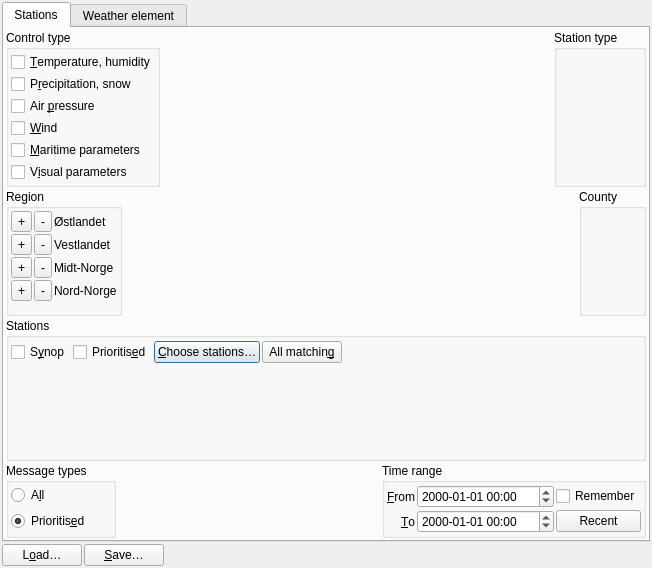
<?xml version="1.0" encoding="UTF-8"?>
<ui version="4.0">
 <class>ListDialog</class>
 <widget class="QDialog" name="ListDialog">
  <property name="geometry">
   <rect>
    <x>0</x>
    <y>0</y>
    <width>652</width>
    <height>568</height>
   </rect>
  </property>
  <property name="windowTitle">
   <string>Data selection HQC</string>
  </property>
  <layout class="QVBoxLayout" name="verticalLayout_6">
   <property name="spacing">
    <number>2</number>
   </property>
   <property name="margin">
    <number>2</number>
   </property>
   <item>
    <widget class="QTabWidget" name="tabWidget">
     <property name="currentIndex">
      <number>0</number>
     </property>
     <widget class="QWidget" name="tabStations">
      <attribute name="title">
       <string>Stations</string>
      </attribute>
      <layout class="QVBoxLayout" name="verticalLayout_3" stretch="0,0,1,0">
       <property name="spacing">
        <number>2</number>
       </property>
       <property name="sizeConstraint">
        <enum>QLayout::SetMinimumSize</enum>
       </property>
       <property name="margin">
        <number>2</number>
       </property>
       <item>
        <layout class="QHBoxLayout" name="typeLayout" stretch="0,1,0">
         <property name="sizeConstraint">
          <enum>QLayout::SetMinimumSize</enum>
         </property>
         <item>
          <widget class="QGroupBox" name="controlGroup">
           <property name="sizePolicy">
            <sizepolicy hsizetype="Minimum" vsizetype="Preferred">
             <horstretch>0</horstretch>
             <verstretch>0</verstretch>
            </sizepolicy>
           </property>
           <property name="title">
            <string>Control type</string>
           </property>
           <layout class="QVBoxLayout" name="controlLayout">
            <property name="spacing">
             <number>2</number>
            </property>
            <property name="sizeConstraint">
             <enum>QLayout::SetMinimumSize</enum>
            </property>
            <property name="margin">
             <number>2</number>
            </property>
            <item>
             <layout class="QVBoxLayout" name="typeBoxesLayout">
              <property name="spacing">
               <number>2</number>
              </property>
              <item>
               <widget class="QCheckBox" name="twiType">
                <property name="text">
                 <string>&amp;Temperature, humidity</string>
                </property>
               </widget>
              </item>
              <item>
               <widget class="QCheckBox" name="prcType">
                <property name="text">
                 <string>P&amp;recipitation, snow</string>
                </property>
               </widget>
              </item>
              <item>
               <widget class="QCheckBox" name="aprType">
                <property name="text">
                 <string>Air &amp;pressure</string>
                </property>
               </widget>
              </item>
              <item>
               <widget class="QCheckBox" name="winType">
                <property name="text">
                 <string>&amp;Wind</string>
                </property>
               </widget>
              </item>
              <item>
               <widget class="QCheckBox" name="marType">
                <property name="text">
                 <string>&amp;Maritime parameters</string>
                </property>
               </widget>
              </item>
              <item>
               <widget class="QCheckBox" name="visType">
                <property name="text">
                 <string>V&amp;isual parameters</string>
                </property>
               </widget>
              </item>
             </layout>
            </item>
           </layout>
          </widget>
         </item>
         <item>
          <spacer name="horizontalSpacer_5">
           <property name="orientation">
            <enum>Qt::Horizontal</enum>
           </property>
           <property name="sizeHint" stdset="0">
            <size>
             <width>2</width>
             <height>20</height>
            </size>
           </property>
          </spacer>
         </item>
         <item>
          <widget class="QGroupBox" name="stTyp">
           <property name="sizePolicy">
            <sizepolicy hsizetype="Preferred" vsizetype="MinimumExpanding">
             <horstretch>0</horstretch>
             <verstretch>0</verstretch>
            </sizepolicy>
           </property>
           <property name="title">
            <string>Station type</string>
           </property>
           <layout class="QGridLayout" name="gridLayout_2">
            <property name="sizeConstraint">
             <enum>QLayout::SetMinimumSize</enum>
            </property>
            <property name="margin">
             <number>2</number>
            </property>
            <property name="spacing">
             <number>2</number>
            </property>
            <item row="0" column="0">
             <layout class="QGridLayout" name="statSelLayout">
              <property name="sizeConstraint">
               <enum>QLayout::SetMinimumSize</enum>
              </property>
              <property name="spacing">
               <number>2</number>
              </property>
             </layout>
            </item>
           </layout>
          </widget>
         </item>
        </layout>
       </item>
       <item>
        <layout class="QHBoxLayout" name="horizontalLayout_2" stretch="0,1,0">
         <property name="spacing">
          <number>2</number>
         </property>
         <property name="sizeConstraint">
          <enum>QLayout::SetMinimumSize</enum>
         </property>
         <item>
          <widget class="QGroupBox" name="stRegion">
           <property name="sizePolicy">
            <sizepolicy hsizetype="Minimum" vsizetype="Preferred">
             <horstretch>0</horstretch>
             <verstretch>0</verstretch>
            </sizepolicy>
           </property>
           <property name="title">
            <string>Region</string>
           </property>
           <layout class="QGridLayout" name="gridLayout" columnstretch="0,0,1">
            <property name="sizeConstraint">
             <enum>QLayout::SetMinimumSize</enum>
            </property>
            <property name="margin">
             <number>2</number>
            </property>
            <property name="spacing">
             <number>2</number>
            </property>
            <item row="0" column="0">
             <widget class="QToolButton" name="regionEastAdd">
              <property name="toolTip">
               <string>Select all counties in Østlandet</string>
              </property>
              <property name="text">
               <string>+</string>
              </property>
              <property name="icon">
               <iconset theme="add">
                <normaloff/>
               </iconset>
              </property>
             </widget>
            </item>
            <item row="0" column="1">
             <widget class="QToolButton" name="regionEastRemove">
              <property name="toolTip">
               <string>Deselect all counties in Østlandet</string>
              </property>
              <property name="text">
               <string>-</string>
              </property>
              <property name="icon">
               <iconset theme="remove">
                <normaloff/>
               </iconset>
              </property>
             </widget>
            </item>
            <item row="0" column="2">
             <widget class="QLabel" name="regionEastLabel">
              <property name="text">
               <string>Østlandet</string>
              </property>
             </widget>
            </item>
            <item row="1" column="0">
             <widget class="QToolButton" name="regionWestAdd">
              <property name="toolTip">
               <string>Select all counties in Vestlandet</string>
              </property>
              <property name="text">
               <string>+</string>
              </property>
              <property name="icon">
               <iconset theme="add">
                <normaloff/>
               </iconset>
              </property>
             </widget>
            </item>
            <item row="1" column="1">
             <widget class="QToolButton" name="regionWestRemove">
              <property name="toolTip">
               <string>Deselect all counties in Vestlandet</string>
              </property>
              <property name="text">
               <string>-</string>
              </property>
              <property name="icon">
               <iconset theme="remove">
                <normaloff/>
               </iconset>
              </property>
             </widget>
            </item>
            <item row="1" column="2">
             <widget class="QLabel" name="regionWestLabel">
              <property name="text">
               <string>Vestlandet</string>
              </property>
             </widget>
            </item>
            <item row="2" column="0">
             <widget class="QToolButton" name="regionMidAdd">
              <property name="toolTip">
               <string>Select all counties in Trøndelag</string>
              </property>
              <property name="text">
               <string>+</string>
              </property>
              <property name="icon">
               <iconset theme="add">
                <normaloff/>
               </iconset>
              </property>
             </widget>
            </item>
            <item row="2" column="1">
             <widget class="QToolButton" name="regionMidRemove">
              <property name="toolTip">
               <string>Deselect all counties in Trøndelag</string>
              </property>
              <property name="text">
               <string>-</string>
              </property>
              <property name="icon">
               <iconset theme="remove">
                <normaloff/>
               </iconset>
              </property>
             </widget>
            </item>
            <item row="2" column="2">
             <widget class="QLabel" name="regionMidLabel">
              <property name="text">
               <string>Midt-Norge</string>
              </property>
             </widget>
            </item>
            <item row="3" column="0">
             <widget class="QToolButton" name="regionNorthAdd">
              <property name="toolTip">
               <string>Select all counties in Nord-Norge</string>
              </property>
              <property name="text">
               <string>+</string>
              </property>
              <property name="icon">
               <iconset theme="add">
                <normaloff/>
               </iconset>
              </property>
             </widget>
            </item>
            <item row="3" column="1">
             <widget class="QToolButton" name="regionNorthRemove">
              <property name="toolTip">
               <string>Deselect all counties in Nord-Norge</string>
              </property>
              <property name="text">
               <string>-</string>
              </property>
              <property name="icon">
               <iconset theme="remove">
                <normaloff/>
               </iconset>
              </property>
             </widget>
            </item>
            <item row="3" column="2">
             <widget class="QLabel" name="regionNorthLabel">
              <property name="text">
               <string>Nord-Norge</string>
              </property>
             </widget>
            </item>
            <item row="4" column="0">
             <spacer name="verticalSpacer">
              <property name="orientation">
               <enum>Qt::Vertical</enum>
              </property>
              <property name="sizeHint" stdset="0">
               <size>
                <width>20</width>
                <height>10</height>
               </size>
              </property>
             </spacer>
            </item>
           </layout>
          </widget>
         </item>
         <item>
          <spacer name="horizontalSpacer_4">
           <property name="orientation">
            <enum>Qt::Horizontal</enum>
           </property>
           <property name="sizeHint" stdset="0">
            <size>
             <width>2</width>
             <height>20</height>
            </size>
           </property>
          </spacer>
         </item>
         <item>
          <widget class="QGroupBox" name="stCounty">
           <property name="sizePolicy">
            <sizepolicy hsizetype="Preferred" vsizetype="MinimumExpanding">
             <horstretch>0</horstretch>
             <verstretch>0</verstretch>
            </sizepolicy>
           </property>
           <property name="title">
            <string>County</string>
           </property>
           <layout class="QGridLayout" name="gridLayout_3">
            <property name="sizeConstraint">
             <enum>QLayout::SetMinimumSize</enum>
            </property>
            <property name="margin">
             <number>2</number>
            </property>
            <property name="spacing">
             <number>2</number>
            </property>
            <item row="0" column="0">
             <layout class="QGridLayout" name="statCountyLayout">
              <property name="sizeConstraint">
               <enum>QLayout::SetMinimumSize</enum>
              </property>
              <property name="spacing">
               <number>2</number>
              </property>
             </layout>
            </item>
           </layout>
          </widget>
         </item>
        </layout>
       </item>
       <item>
        <widget class="QGroupBox" name="stationGroup">
         <property name="sizePolicy">
          <sizepolicy hsizetype="Preferred" vsizetype="Minimum">
           <horstretch>0</horstretch>
           <verstretch>0</verstretch>
          </sizepolicy>
         </property>
         <property name="title">
          <string>Stations</string>
         </property>
         <layout class="QVBoxLayout" name="verticalLayout" stretch="0,1">
          <property name="spacing">
           <number>2</number>
          </property>
          <property name="sizeConstraint">
           <enum>QLayout::SetMinimumSize</enum>
          </property>
          <property name="margin">
           <number>2</number>
          </property>
          <item>
           <layout class="QHBoxLayout" name="horizontalLayout" stretch="0,0,0,0,1">
            <property name="spacing">
             <number>2</number>
            </property>
            <property name="sizeConstraint">
             <enum>QLayout::SetMinimumSize</enum>
            </property>
            <item>
             <widget class="QCheckBox" name="webReg">
              <property name="text">
               <string>S&amp;ynop</string>
              </property>
             </widget>
            </item>
            <item>
             <widget class="QCheckBox" name="priReg">
              <property name="text">
               <string>Prioritis&amp;ed</string>
              </property>
             </widget>
            </item>
            <item>
             <widget class="QPushButton" name="stationSelect">
              <property name="text">
               <string>&amp;Choose stations…</string>
              </property>
             </widget>
            </item>
            <item>
             <widget class="QPushButton" name="stationSelectAll">
              <property name="text">
               <string>All matchin&amp;g</string>
              </property>
             </widget>
            </item>
            <item>
             <spacer name="horizontalSpacer_3">
              <property name="orientation">
               <enum>Qt::Horizontal</enum>
              </property>
              <property name="sizeHint" stdset="0">
               <size>
                <width>0</width>
                <height>24</height>
               </size>
              </property>
             </spacer>
            </item>
           </layout>
          </item>
          <item>
           <widget class="Q3ListBox" name="stationNames">
            <property name="sizePolicy">
             <sizepolicy hsizetype="Expanding" vsizetype="MinimumExpanding">
              <horstretch>0</horstretch>
              <verstretch>0</verstretch>
             </sizepolicy>
            </property>
           </widget>
          </item>
         </layout>
        </widget>
       </item>
       <item>
        <layout class="QHBoxLayout" name="timeMessageLayout">
         <item>
          <widget class="QGroupBox" name="typeGroup">
           <property name="title">
            <string>Message types</string>
           </property>
           <layout class="QVBoxLayout" name="verticalLayout_7">
            <property name="sizeConstraint">
             <enum>QLayout::SetMinimumSize</enum>
            </property>
            <property name="margin">
             <number>2</number>
            </property>
            <item>
             <widget class="QRadioButton" name="allTypes">
              <property name="text">
               <string>A&amp;ll</string>
              </property>
             </widget>
            </item>
            <item>
             <widget class="QRadioButton" name="priTypes">
              <property name="text">
               <string>Prioritis&amp;ed</string>
              </property>
              <property name="checked">
               <bool>true</bool>
              </property>
             </widget>
            </item>
           </layout>
          </widget>
         </item>
         <item>
          <spacer name="horizontalSpacer_2">
           <property name="orientation">
            <enum>Qt::Horizontal</enum>
           </property>
           <property name="sizeHint" stdset="0">
            <size>
             <width>0</width>
             <height>20</height>
            </size>
           </property>
          </spacer>
         </item>
         <item>
          <widget class="QGroupBox" name="timeGroup">
           <property name="title">
            <string>Time range</string>
           </property>
           <layout class="QGridLayout" name="gridLayout_4" columnstretch="0,1,0" columnminimumwidth="1,0,1">
            <property name="margin">
             <number>2</number>
            </property>
            <property name="spacing">
             <number>2</number>
            </property>
            <item row="0" column="0">
             <widget class="QLabel" name="labelFrom">
              <property name="text">
               <string>&amp;From</string>
              </property>
              <property name="alignment">
               <set>Qt::AlignRight|Qt::AlignTrailing|Qt::AlignVCenter</set>
              </property>
              <property name="buddy">
               <cstring>fromTime</cstring>
              </property>
             </widget>
            </item>
            <item row="0" column="1">
             <widget class="MiDateTimeEdit" name="fromTime">
              <property name="displayFormat">
               <string>yyyy-MM-dd hh:mm</string>
              </property>
             </widget>
            </item>
            <item row="0" column="2">
             <widget class="QCheckBox" name="checkRememberTimes">
              <property name="toolTip">
               <string>Remember the chosen time span.</string>
              </property>
              <property name="text">
               <string>Remember</string>
              </property>
             </widget>
            </item>
            <item row="1" column="0">
             <widget class="QLabel" name="labelTo">
              <property name="text">
               <string>&amp;To</string>
              </property>
              <property name="alignment">
               <set>Qt::AlignRight|Qt::AlignTrailing|Qt::AlignVCenter</set>
              </property>
              <property name="buddy">
               <cstring>toTime</cstring>
              </property>
             </widget>
            </item>
            <item row="1" column="1">
             <widget class="MiDateTimeEdit" name="toTime">
              <property name="displayFormat">
               <string>yyyy-MM-dd hh:mm</string>
              </property>
             </widget>
            </item>
            <item row="1" column="2">
             <widget class="QPushButton" name="buttonDefaultTime">
              <property name="toolTip">
               <string>Sets the time range to cover approximately the last 2 days.</string>
              </property>
              <property name="text">
               <string>Recent</string>
              </property>
             </widget>
            </item>
           </layout>
          </widget>
         </item>
        </layout>
       </item>
      </layout>
     </widget>
     <widget class="QWidget" name="tabParameters">
      <attribute name="title">
       <string>Weather element</string>
      </attribute>
      <layout class="QHBoxLayout" name="horizontalLayout_4" stretch="1,0,1">
       <property name="spacing">
        <number>2</number>
       </property>
       <property name="sizeConstraint">
        <enum>QLayout::SetMinimumSize</enum>
       </property>
       <property name="margin">
        <number>2</number>
       </property>
       <item>
        <widget class="QGroupBox" name="groupBox">
         <property name="sizePolicy">
          <sizepolicy hsizetype="MinimumExpanding" vsizetype="Preferred">
           <horstretch>0</horstretch>
           <verstretch>0</verstretch>
          </sizepolicy>
         </property>
         <property name="title">
          <string>Available</string>
         </property>
         <layout class="QVBoxLayout" name="verticalLayout_4" stretch="1,0">
          <property name="spacing">
           <number>2</number>
          </property>
          <property name="sizeConstraint">
           <enum>QLayout::SetMinimumSize</enum>
          </property>
          <property name="margin">
           <number>2</number>
          </property>
          <item>
           <widget class="QListView" name="listParamAvailable">
            <property name="sizePolicy">
             <sizepolicy hsizetype="MinimumExpanding" vsizetype="Expanding">
              <horstretch>0</horstretch>
              <verstretch>0</verstretch>
             </sizepolicy>
            </property>
            <property name="minimumSize">
             <size>
              <width>100</width>
              <height>0</height>
             </size>
            </property>
            <property name="selectionMode">
             <enum>QAbstractItemView::MultiSelection</enum>
            </property>
           </widget>
          </item>
          <item>
           <layout class="QHBoxLayout" name="horizontalLayout_5" stretch="0,1">
            <property name="spacing">
             <number>2</number>
            </property>
            <property name="sizeConstraint">
             <enum>QLayout::SetMinimumSize</enum>
            </property>
            <item>
             <widget class="QLabel" name="label">
              <property name="text">
               <string>Sho&amp;w only:</string>
              </property>
              <property name="buddy">
               <cstring>comboParamGroup</cstring>
              </property>
             </widget>
            </item>
            <item>
             <widget class="QComboBox" name="comboParamGroup"/>
            </item>
           </layout>
          </item>
         </layout>
        </widget>
       </item>
       <item>
        <layout class="QVBoxLayout" name="verticalLayout_2">
         <property name="spacing">
          <number>2</number>
         </property>
         <property name="sizeConstraint">
          <enum>QLayout::SetMinimumSize</enum>
         </property>
         <property name="leftMargin">
          <number>10</number>
         </property>
         <property name="topMargin">
          <number>2</number>
         </property>
         <property name="rightMargin">
          <number>2</number>
         </property>
         <property name="bottomMargin">
          <number>2</number>
         </property>
         <item>
          <spacer name="verticalSpacer_2">
           <property name="orientation">
            <enum>Qt::Vertical</enum>
           </property>
           <property name="sizeHint" stdset="0">
            <size>
             <width>20</width>
             <height>40</height>
            </size>
           </property>
          </spacer>
         </item>
         <item>
          <widget class="QPushButton" name="buttonParamSelect">
           <property name="sizePolicy">
            <sizepolicy hsizetype="MinimumExpanding" vsizetype="Fixed">
             <horstretch>0</horstretch>
             <verstretch>0</verstretch>
            </sizepolicy>
           </property>
           <property name="toolTip">
            <string>add to chosen values</string>
           </property>
           <property name="text">
            <string notr="true">&amp;Add</string>
           </property>
           <property name="icon">
            <iconset theme="add">
             <normaloff/>
            </iconset>
           </property>
          </widget>
         </item>
         <item>
          <widget class="QPushButton" name="buttonParamDeselect">
           <property name="sizePolicy">
            <sizepolicy hsizetype="MinimumExpanding" vsizetype="Fixed">
             <horstretch>0</horstretch>
             <verstretch>0</verstretch>
            </sizepolicy>
           </property>
           <property name="toolTip">
            <string>remove from chosen values</string>
           </property>
           <property name="text">
            <string notr="true">&amp;Remove</string>
           </property>
           <property name="icon">
            <iconset theme="remove">
             <normaloff/>
            </iconset>
           </property>
          </widget>
         </item>
         <item>
          <widget class="QPushButton" name="buttonParamSelectAll">
           <property name="sizePolicy">
            <sizepolicy hsizetype="MinimumExpanding" vsizetype="Fixed">
             <horstretch>0</horstretch>
             <verstretch>0</verstretch>
            </sizepolicy>
           </property>
           <property name="text">
            <string>A&amp;ll</string>
           </property>
           <property name="icon">
            <iconset theme="add">
             <normaloff/>
            </iconset>
           </property>
          </widget>
         </item>
         <item>
          <widget class="QPushButton" name="buttonParamDeselectAll">
           <property name="sizePolicy">
            <sizepolicy hsizetype="MinimumExpanding" vsizetype="Fixed">
             <horstretch>0</horstretch>
             <verstretch>0</verstretch>
            </sizepolicy>
           </property>
           <property name="text">
            <string>&amp;None</string>
           </property>
          </widget>
         </item>
         <item>
          <spacer name="verticalSpacer_3">
           <property name="orientation">
            <enum>Qt::Vertical</enum>
           </property>
           <property name="sizeHint" stdset="0">
            <size>
             <width>20</width>
             <height>40</height>
            </size>
           </property>
          </spacer>
         </item>
        </layout>
       </item>
       <item>
        <widget class="QGroupBox" name="groupBox_2">
         <property name="sizePolicy">
          <sizepolicy hsizetype="MinimumExpanding" vsizetype="Preferred">
           <horstretch>0</horstretch>
           <verstretch>0</verstretch>
          </sizepolicy>
         </property>
         <property name="title">
          <string>Chosen</string>
         </property>
         <layout class="QVBoxLayout" name="verticalLayout_5">
          <property name="spacing">
           <number>2</number>
          </property>
          <property name="sizeConstraint">
           <enum>QLayout::SetMinimumSize</enum>
          </property>
          <property name="margin">
           <number>2</number>
          </property>
          <item>
           <widget class="QListView" name="listParamChosen">
            <property name="sizePolicy">
             <sizepolicy hsizetype="MinimumExpanding" vsizetype="Expanding">
              <horstretch>0</horstretch>
              <verstretch>0</verstretch>
             </sizepolicy>
            </property>
            <property name="minimumSize">
             <size>
              <width>100</width>
              <height>0</height>
             </size>
            </property>
            <property name="selectionMode">
             <enum>QAbstractItemView::MultiSelection</enum>
            </property>
           </widget>
          </item>
         </layout>
        </widget>
       </item>
      </layout>
     </widget>
    </widget>
   </item>
   <item>
    <layout class="QHBoxLayout" name="horizontalLayout_3">
     <property name="spacing">
      <number>2</number>
     </property>
     <item>
      <widget class="QPushButton" name="buttonRestore">
       <property name="text">
        <string>L&amp;oad…</string>
       </property>
      </widget>
     </item>
     <item>
      <widget class="QPushButton" name="buttonSave">
       <property name="text">
        <string>&amp;Save…</string>
       </property>
      </widget>
     </item>
     <item>
      <spacer name="horizontalSpacer">
       <property name="orientation">
        <enum>Qt::Horizontal</enum>
       </property>
       <property name="sizeHint" stdset="0">
        <size>
         <width>0</width>
         <height>20</height>
        </size>
       </property>
      </spacer>
     </item>
     <item>
      <widget class="HideApplyBox" name="hab" native="true">
       <property name="minimumSize">
        <size>
         <width>10</width>
         <height>10</height>
        </size>
       </property>
      </widget>
     </item>
    </layout>
   </item>
  </layout>
 </widget>
 <customwidgets>
  <customwidget>
   <class>Q3Frame</class>
   <extends>QFrame</extends>
   <header>Qt3Support/Q3Frame</header>
   <container>1</container>
  </customwidget>
  <customwidget>
   <class>Q3ListBox</class>
   <extends>Q3Frame</extends>
   <header>q3listbox.h</header>
  </customwidget>
  <customwidget>
   <class>HideApplyBox</class>
   <extends>QWidget</extends>
   <header>HideApplyBox.hh</header>
   <container>1</container>
  </customwidget>
  <customwidget>
   <class>MiDateTimeEdit</class>
   <extends>QDateTimeEdit</extends>
   <header>MiDateTimeEdit.hh</header>
  </customwidget>
 </customwidgets>
 <resources/>
 <connections>
  <connection>
   <sender>buttonDefaultTime</sender>
   <signal>clicked()</signal>
   <receiver>ListDialog</receiver>
   <slot>onSetRecentTimes()</slot>
   <hints>
    <hint type="sourcelabel">
     <x>598</x>
     <y>507</y>
    </hint>
    <hint type="destinationlabel">
     <x>572</x>
     <y>542</y>
    </hint>
   </hints>
  </connection>
 </connections>
 <slots>
  <slot>onSetRecentTimes()</slot>
 </slots>
</ui>
